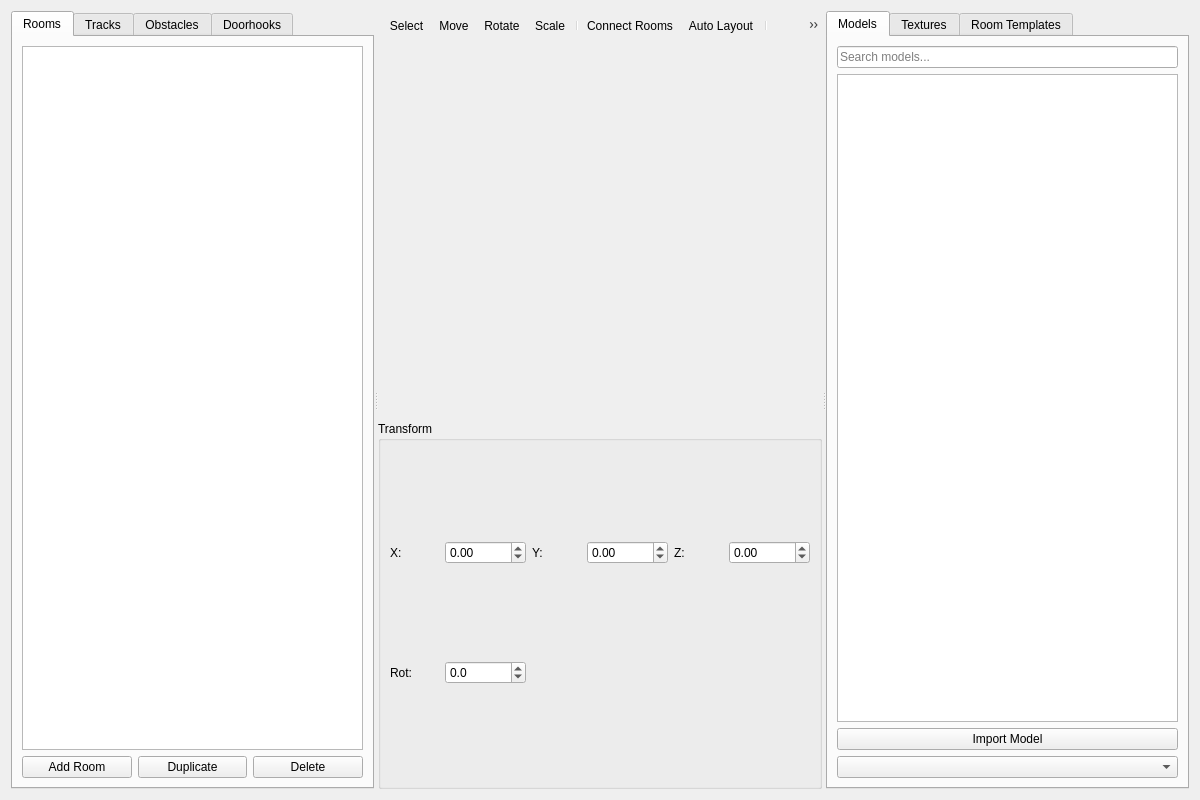
<?xml version="1.0" encoding="UTF-8"?>
<ui version="4.0">
 <class>LYTEditor</class>
 <widget class="QWidget" name="LYTEditor">
  <property name="geometry">
   <rect>
    <x>0</x>
    <y>0</y>
    <width>1200</width>
    <height>800</height>
   </rect>
  </property>
  <property name="windowTitle">
   <string>LYT Editor</string>
  </property>
  <layout class="QHBoxLayout" name="horizontalLayout">
   <item>
    <widget class="QSplitter" name="mainSplitter">
     <property name="orientation">
      <enum>Qt::Horizontal</enum>
     </property>
     <!-- Left Panel - Element Lists -->
     <widget class="QWidget" name="leftPanel">
      <layout class="QVBoxLayout" name="leftPanelLayout">
       <item>
        <widget class="QTabWidget" name="elementTabs">
         <!-- Rooms Tab -->
         <widget class="QWidget" name="roomsTab">
          <attribute name="title">
           <string>Rooms</string>
          </attribute>
          <layout class="QVBoxLayout" name="roomsLayout">
           <item>
            <widget class="QListWidget" name="roomsList"/>
           </item>
           <item>
            <layout class="QHBoxLayout" name="roomButtonsLayout">
             <item>
              <widget class="QPushButton" name="addRoomButton">
               <property name="text">
                <string>Add Room</string>
               </property>
              </widget>
             </item>
             <item>
              <widget class="QPushButton" name="duplicateRoomButton">
               <property name="text">
                <string>Duplicate</string>
               </property>
              </widget>
             </item>
             <item>
              <widget class="QPushButton" name="deleteRoomButton">
               <property name="text">
                <string>Delete</string>
               </property>
              </widget>
             </item>
            </layout>
           </item>
          </layout>
         </widget>
         <!-- Tracks Tab -->
         <widget class="QWidget" name="tracksTab">
          <attribute name="title">
           <string>Tracks</string>
          </attribute>
          <layout class="QVBoxLayout" name="tracksLayout">
           <item>
            <widget class="QListWidget" name="tracksList"/>
           </item>
           <item>
            <layout class="QHBoxLayout" name="trackButtonsLayout">
             <item>
              <widget class="QPushButton" name="addTrackButton">
               <property name="text">
                <string>Add Track</string>
               </property>
              </widget>
             </item>
             <item>
              <widget class="QPushButton" name="deleteTrackButton">
               <property name="text">
                <string>Delete</string>
               </property>
              </widget>
             </item>
            </layout>
           </item>
          </layout>
         </widget>
         <!-- Obstacles Tab -->
         <widget class="QWidget" name="obstaclesTab">
          <attribute name="title">
           <string>Obstacles</string>
          </attribute>
          <layout class="QVBoxLayout" name="obstaclesLayout">
           <item>
            <widget class="QListWidget" name="obstaclesList"/>
           </item>
           <item>
            <layout class="QHBoxLayout" name="obstacleButtonsLayout">
             <item>
              <widget class="QPushButton" name="addObstacleButton">
               <property name="text">
                <string>Add Obstacle</string>
               </property>
              </widget>
             </item>
             <item>
              <widget class="QPushButton" name="deleteObstacleButton">
               <property name="text">
                <string>Delete</string>
               </property>
              </widget>
             </item>
            </layout>
           </item>
          </layout>
         </widget>
         <!-- Doorhooks Tab -->
         <widget class="QWidget" name="doorhooksTab">
          <attribute name="title">
           <string>Doorhooks</string>
          </attribute>
          <layout class="QVBoxLayout" name="doorhooksLayout">
           <item>
            <widget class="QListWidget" name="doorhooksList"/>
           </item>
           <item>
            <layout class="QHBoxLayout" name="doorhookButtonsLayout">
             <item>
              <widget class="QPushButton" name="addDoorhookButton">
               <property name="text">
                <string>Add Doorhook</string>
               </property>
              </widget>
             </item>
             <item>
              <widget class="QPushButton" name="deleteDoorhookButton">
               <property name="text">
                <string>Delete</string>
               </property>
              </widget>
             </item>
            </layout>
           </item>
          </layout>
         </widget>
        </widget>
       </item>
      </layout>
     </widget>
     <!-- Center Panel - 3D View -->
     <widget class="QWidget" name="centerPanel">
      <layout class="QVBoxLayout" name="centerPanelLayout">
       <!-- Toolbar -->
       <item>
        <widget class="QToolBar" name="toolBar">
         <addaction name="actionSelect"/>
         <addaction name="actionMove"/>
         <addaction name="actionRotate"/>
         <addaction name="actionScale"/>
         <addaction name="separator"/>
         <addaction name="actionConnectRooms"/>
         <addaction name="actionAutoLayout"/>
         <addaction name="separator"/>
         <addaction name="actionGrid"/>
         <addaction name="actionSnap"/>
         <addaction name="separator"/>
         <addaction name="actionTop"/>
         <addaction name="actionFront"/>
         <addaction name="actionSide"/>
         <addaction name="separator"/>
         <addaction name="actionWalkmesh"/>
        </widget>
       </item>
       <!-- 3D View -->
       <item>
        <widget class="QWidget" name="viewportContainer">
         <layout class="QVBoxLayout" name="viewportLayout"/>
        </widget>
       </item>
       <!-- Transform Controls -->
       <item>
        <widget class="QGroupBox" name="transformGroup">
         <property name="title">
          <string>Transform</string>
         </property>
         <layout class="QGridLayout" name="transformLayout">
           <item row="0" column="0">
             <widget class="QLabel" name="posXLabel">
               <property name="text">
                <string>X:</string>
               </property>
             </widget>
           </item>
           <item row="0" column="1">
             <widget class="QDoubleSpinBox" name="posXSpin">
               <property name="decimals">
                <number>2</number>
               </property>
               <property name="minimum">
                <double>-10000.000000000000000</double>
               </property>
               <property name="maximum">
                <double>10000.000000000000000</double>
               </property>
             </widget>
           </item>
           <item row="0" column="2">
             <widget class="QLabel" name="posYLabel">
               <property name="text">
                <string>Y:</string>
               </property>
             </widget>
           </item>
           <item row="0" column="3">
             <widget class="QDoubleSpinBox" name="posYSpin">
               <property name="decimals">
                <number>2</number>
               </property>
               <property name="minimum">
                <double>-10000.000000000000000</double>
               </property>
               <property name="maximum">
                <double>10000.000000000000000</double>
               </property>
             </widget>
           </item>
           <item row="0" column="4">
             <widget class="QLabel" name="posZLabel">
               <property name="text">
                <string>Z:</string>
               </property>
             </widget>
           </item>
           <item row="0" column="5">
             <widget class="QDoubleSpinBox" name="posZSpin">
               <property name="decimals">
                <number>2</number>
               </property>
               <property name="minimum">
                <double>-10000.000000000000000</double>
               </property>
               <property name="maximum">
                <double>10000.000000000000000</double>
               </property>
             </widget>
           </item>
           <item row="1" column="0">
             <widget class="QLabel" name="rotLabel">
               <property name="text">
                <string>Rot:</string>
               </property>
             </widget>
           </item>
           <item row="1" column="1">
             <widget class="QDoubleSpinBox" name="rotSpin">
               <property name="decimals">
                <number>1</number>
               </property>
               <property name="minimum">
                <double>-360.000000000000000</double>
               </property>
               <property name="maximum">
                <double>360.000000000000000</double>
               </property>
             </widget>
           </item>
         </layout>
        </widget>
       </item>
      </layout>
     </widget>
     <!-- Right Panel - Asset Browser -->
     <widget class="QWidget" name="rightPanel">
      <layout class="QVBoxLayout" name="rightPanelLayout">
       <item>
        <widget class="QTabWidget" name="assetTabs">
         <!-- Models Tab -->
         <widget class="QWidget" name="modelsTab">
          <attribute name="title">
           <string>Models</string>
          </attribute>
          <layout class="QVBoxLayout" name="modelsLayout">
           <item>
            <widget class="QLineEdit" name="modelSearchEdit">
             <property name="placeholderText">
              <string>Search models...</string>
             </property>
            </widget>
           </item>
           <item>
            <widget class="QListWidget" name="modelsList"/>
           </item>
           <item>
            <widget class="QPushButton" name="importModelButton">
             <property name="text">
              <string>Import Model</string>
             </property>
            </widget>
           </item>
           <item>
            <widget class="QComboBox" name="modelCategoryCombo">
             <property name="toolTip">
              <string>Filter models by category</string>
             </property>
            </widget>
           </item>
          </layout>
         </widget>
         <!-- Textures Tab -->
         <widget class="QWidget" name="texturesTab">
          <attribute name="title">
           <string>Textures</string>
          </attribute>
          <layout class="QVBoxLayout" name="texturesLayout">
           <item>
            <widget class="QLineEdit" name="textureSearchEdit">
             <property name="placeholderText">
              <string>Search textures...</string>
             </property>
            </widget>
           </item>
           <item>
            <widget class="QListWidget" name="texturesList"/>
           </item>
           <item>
            <widget class="QPushButton" name="importTextureButton">
             <property name="text">
              <string>Import Texture</string>
             </property>
            </widget>
           </item>
           <item>
            <widget class="QComboBox" name="textureCategoryCombo">
             <property name="toolTip">
              <string>Filter textures by category</string>
             </property>
            </widget>
           </item>
          </layout>
         </widget>
         <widget class="QWidget" name="templatesTab">
          <attribute name="title">
           <string>Room Templates</string>
          </attribute>
          <layout class="QVBoxLayout" name="templatesLayout">
           <item>
            <widget class="QLineEdit" name="templateSearchEdit">
             <property name="placeholderText">
              <string>Search templates...</string>
             </property>
            </widget>
           </item>
           <item>
            <widget class="QListWidget" name="templatesList"/>
           </item>
           <item>
            <widget class="QPushButton" name="saveTemplateButton">
             <property name="text">
              <string>Save as Template</string>
             </property>
            </widget>
           </item>
           <item>
            <widget class="QComboBox" name="templateCategoryCombo">
             <property name="toolTip">
              <string>Filter templates by category</string>
             </property>
            </widget>
           </item>
          </layout>
         </widget>
        </widget>
       </item>
      </layout>
     </widget>
    </widget>
   </item>
  </layout>
  <action name="actionSelect">
   <property name="checkable">
    <bool>true</bool>
   </property>
   <property name="text">
    <string>Select</string>
   </property>
   <property name="toolTip">
    <string>Select Tool (S)</string>
   </property>
  </action>
  <action name="actionMove">
   <property name="checkable">
    <bool>true</bool>
   </property>
   <property name="text">
    <string>Move</string>
   </property>
   <property name="toolTip">
    <string>Move Tool (M)</string>
   </property>
  </action>
  <action name="actionRotate">
   <property name="checkable">
    <bool>true</bool>
   </property>
   <property name="text">
    <string>Rotate</string>
   </property>
   <property name="toolTip">
    <string>Rotate Tool (R)</string>
   </property>
  </action>
  <action name="actionGrid">
   <property name="checkable">
    <bool>true</bool>
   </property>
   <property name="text">
    <string>Grid</string>
   </property>
   <property name="toolTip">
    <string>Toggle Grid (G)</string>
   </property>
  </action>
  <action name="actionSnap">
   <property name="checkable">
    <bool>true</bool>
   </property>
   <property name="text">
    <string>Snap</string>
   </property>
   <property name="toolTip">
    <string>Toggle Snap to Grid</string>
   </property>
  </action>
  <action name="actionTop">
   <property name="text">
    <string>Top</string>
   </property>
   <property name="toolTip">
    <string>Top View</string>
   </property>
  </action>
  <action name="actionFront">
   <property name="text">
    <string>Front</string>
   </property>
   <property name="toolTip">
    <string>Front View</string>
   </property>
  </action>
  <action name="actionSide">
   <property name="text">
    <string>Side</string>
   </property>
   <property name="toolTip">
    <string>Side View</string>
   </property>
  </action>
  <action name="actionWalkmesh">
   <property name="checkable">
    <bool>true</bool>
   </property>
   <property name="text">
    <string>Walkmesh</string>
   </property>
   <property name="toolTip">
    <string>Toggle Walkmesh</string>
   </property>
  </action>
  <action name="actionScale">
   <property name="checkable">
    <bool>true</bool>
   </property>
   <property name="text">
    <string>Scale</string>
   </property>
   <property name="toolTip">
    <string>Scale Tool (T)</string>
   </property>
  </action>
  <action name="actionConnectRooms">
   <property name="text">
    <string>Connect Rooms</string>
   </property>
   <property name="toolTip">
    <string>Auto-connect selected rooms (C)</string>
   </property>
  </action>
  <action name="actionAutoLayout">
   <property name="text">
    <string>Auto Layout</string>
   </property>
   <property name="toolTip">
    <string>Automatically arrange rooms (L)</string>
   </property>
  </action>
 </widget>
 <resources/>
 <connections/>
</ui>
